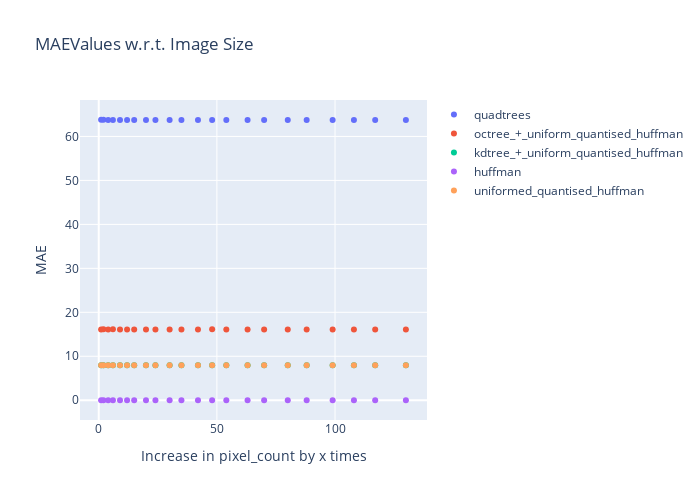

This figure's notebook cell:
### Code cell
plot_image(pixel_counts, maeValues, "MAEValues w.r.t. Image Size", "MAE")

### Figure 1 — Plotly figure (JSON) as saved in the notebook; plotly's stock layout.template omitted (floating-point values rounded to 4 significant figures)
{"data": [{"mode": "markers", "name": "quadtrees", "type": "scatter", "x": [1, 2, 4, 6, 9, 12, 15, 20, 24, 30, 35, 42, 48, 54, 63, 70, 80, 88, 99, 108, 117, 130], "y": [63.78, 63.8, 63.72, 63.76, 63.76, 63.76, 63.76, 63.74, 63.75, 63.76, 63.75, 63.75, 63.75, 63.75, 63.75, 63.74, 63.75, 63.75, 63.74, 63.76, 63.75, 63.75]}, {"mode": "markers", "name": "octree_+_uniform_quantised_huffman", "type": "scatter", "x": [1, 2, 4, 6, 9, 12, 15, 20, 24, 30, 35, 42, 48, 54, 63, 70, 80, 88, 99, 108, 117, 130], "y": [16.12, 16.12, 16.11, 16.12, 16.11, 16.11, 16.12, 16.11, 16.12, 16.11, 16.12, 16.12, 16.12, 16.12, 16.12, 16.11, 16.12, 16.12, 16.12, 16.12, 16.12, 16.12]}, {"mode": "markers", "name": "kdtree_+_uniform_quantised_huffman", "type": "scatter", "x": [1, 2, 4, 6, 9, 12, 15, 20, 24, 30, 35, 42, 48, 54, 63, 70, 80, 88, 99, 108, 117, 130], "y": [7.98, 7.972, 7.97, 7.972, 7.971, 7.974, 7.972, 7.972, 7.971, 7.973, 7.974, 7.972, 7.972, 7.973, 7.974, 7.973, 7.972, 7.972, 7.973, 7.972, 7.972, 7.973]}, {"mode": "markers", "name": "huffman", "type": "scatter", "x": [1, 2, 4, 6, 9, 12, 15, 20, 24, 30, 35, 42, 48, 54, 63, 70, 80, 88, 99, 108, 117, 130], "y": [0, 7.111e-06, 4.133e-05, 1.689e-05, 2.212e-05, 0, 0, 0, 5.704e-06, 0, 7.213e-06, 1.397e-06, 0, 2.403e-06, 1.665e-06, 0, 3.333e-07, 3.798e-06, 3.089e-06, 1.597e-06, 2.34e-06, 1.258e-06]}, {"mode": "markers", "name": "uniformed_quantised_huffman", "type": "scatter", "x": [1, 2, 4, 6, 9, 12, 15, 20, 24, 30, 35, 42, 48, 54, 63, 70, 80, 88, 99, 108, 117, 130], "y": [7.98, 7.972, 7.97, 7.972, 7.971, 7.974, 7.972, 7.972, 7.971, 7.973, 7.974, 7.972, 7.972, 7.973, 7.974, 7.973, 7.972, 7.972, 7.973, 7.972, 7.972, 7.973]}], "layout": {"height": 500, "showlegend": true, "title": {"text": "MAEValues w.r.t. Image Size"}, "width": 700, "xaxis": {"autorange": true, "range": [-8.071, 139.1], "title": {"text": "Increase in pixel_count by x times"}, "type": "linear"}, "yaxis": {"autorange": true, "range": [-4.492, 68.29], "title": {"text": "MAE"}, "type": "linear"}}}
